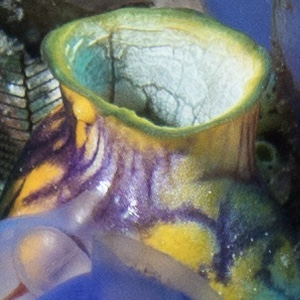
#> input picture orig_corals.jpg, 300 x 300 px
$ jupyter execute --allow-errors S1_2D.ipynb
#> lines starting #> are read from the running program, lines starting #| are printed output that depends on the picture
### relaxed_tikhonov_sphere_image.py
import numpy as np
import matplotlib.pyplot as plt
import scipy
import time
from scipy.interpolate import CubicSpline
from scipy.stats import vonmises
from scipy.stats import vonmises_fisher
from scipy import interpolate
import matplotlib.gridspec
import condat_tv
from matplotlib import cm
from matplotlib.colors import LightSource

def truncate(num, n):
    integer = int(num * (10**n))/(10**n)
    return float(integer)

# [2156 lines left out: functions reconstruction, angle_S2, lighten_color, sample_vMF_image, sample_vMF_noise_image, sample_toy_data and 49 more, not called in this run]

def draw_line(x, y, angle1, angle2):
    r = 1  # or whatever fits you
    plt.arrow(x, y, r*np.cos(angle1), r*np.sin(angle1), head_starts_at_zero=True, color=plt.get_cmap('twilight')(angle2))

def draw_line_non_periodic(x, y, angle1, angle2):
    r = 2.5  # or whatever fits you
    plt.arrow(x, y, r*np.cos(angle1), r*np.sin(angle1), head_starts_at_zero=True, color=plt.get_cmap('YlGnBu')(angle2))

# [121 lines left out: functions plotTorus, plot_hyper1, plot_hyper2, plot_hyper2_sep, not called in this run]

### S1_2D.ipynb
# Cyclic valued data, i.e. $\mathbb{S}_1$, on grid-graph, i.e. $\mathbb{S}_1$-image

### arXiv: [Denoising of Sphere- and SO(3)-Valued Data by Relaxed Tikhonov Regularization](https://arxiv.org/abs/2307.10980)

[cell 1]
from scipy import interpolate
import numpy as np
import matplotlib.pyplot as plt
import matplotlib.gridspec
import scipy
import time
from scipy.interpolate import CubicSpline
from scipy.stats import vonmises
from scipy.stats import vonmises_fisher
from matplotlib import cm
import condat_tv
import imp
import relaxed_tikhonov_sphere_image

lam = 10     #regularization parameter
iter = 250  #number of iterations
tau = 0.1   #parameter of the algorithm, >0
rho = 1     #parameter of the algorithm, in [1,2)

[cell 2]
imp.reload(relaxed_tikhonov_sphere_image)

### Generating signals

- Data : thruth signal
- Noise : noised signal by Von-Mises-Fisher

#> (a cell that did not finish here is left out)


[cell 4]
Data, Noise = relaxed_tikhonov_sphere_image.sample_toy_data_diag(100,10)

[cell 5]
from matplotlib import image
from PIL import Image
import cv2

img = cv2.imread('orig_corals.jpg')
#> img is the input picture: shape (300, 300, 3); mean B, G, R 113.8, 119.6, 118.8

imgsmall = cv2.resize(img.copy(), (200,200), interpolation =cv2.INTER_AREA)

imgconv = cv2.cvtColor(imgsmall.copy(), cv2.COLOR_BGR2HSV)
#> imgconv: shape (200, 200, 3); mean H, S, V 75.9, 69.4, 135.2

imgsmallconv = cv2.cvtColor(imgsmall.copy(), cv2.COLOR_BGR2RGB)

[cell 6]
Dataimag = imgconv[:,:,0]/180*2*np.pi
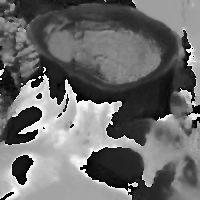
#> Dataimag: shape (200, 200) float64; min 0, max 6.25, mean 2.65; drawn with min black and max white

Dataimag = np.array([np.cos(Dataimag), np.sin(Dataimag)])

Noiseimag = relaxed_tikhonov_sphere_image.sample_vMF_noise_image(Dataimag, 10)

[cell 7]
noiseimag = imgconv.copy()
noiseimag[:,:,0] = np.mod(np.angle(Noiseimag[0,:,:] + 1j*Noiseimag[1,:,:]), 2*np.pi)/2/np.pi*180
#> noiseimag: shape (200, 200, 3); mean H, S, V 77.2, 69.4, 135.2

### Main algorithm

- ADMM_red : solving the proposed simplified and generalized convex optimization problem in ...
- ADMM : solving the complex-valued S_1-model proposed by Condat ...
- PMM : solving the complex-valued S_1-model proposed by Condat ...
- BASELINE : solving the state-of-the-art ball-relaxed problem ## code and main algorithm

- ADMM_TV_BOX : solving the rely TV problem

[cell 8]
q, qn, qdata, qres1, qres2, qtime = relaxed_tikhonov_sphere_image.ADMM_red(Noise, Data, 3*iter+1, 1, 3*rho, 3)

[cell 9]
print('RMSE(Solution) \t=', "%10.3e"%(np.sum(np.sqrt(np.sum((q - Data)**2,0)))/90/90), ' \t\t| RMSE(Noise) \t=', "%10.3e"%(np.sum(np.sqrt(np.sum((Noise - Data)**2,0)))/90/90))
print('MAE(Solution) \t=', "%10.3e"%(np.sum(np.abs(q - Data)/90/90)), ' \t\t| MAE(Noise) \t=', "%10.3e"%(np.sum(np.abs(Noise - Data)/90/90)))
print('cMSE(Solution) \t=', "%10.3e"%(np.sum(np.arccos(np.sum(q*Data,0))**2)/90/90), ' \t\t| cMSE(Noise) \t=', "%10.3e"%(np.sum(np.arccos(np.sum(Noise*Data,0))**2)/90/90))

[cell 10]
lamr = 10

q2, q1data = relaxed_tikhonov_sphere_image.baseline(Noise, Data, 1, 10*300, 0)

[cell 11]
qq, qqdata, qqres1, qqres2, qqtime = relaxed_tikhonov_sphere_image.ADMM_S1(Noise[0,:,:] + 1j*Noise[1,:,:], Data[0,:,:] + 1j*Data[1,:,:], 3*iter, 1, 3*rho, 3)

[cell 12]
q1, q1data, q1res1, q1res2, q1time = relaxed_tikhonov_sphere_image.PMM_S1_2D(Noise[0,:,:] + 1j*Noise[1,:,:], Data[0,:,:] + 1j*Data[1,:,:], 1, 3*iter+1, tau, 0, 3)

[cell 13]
q, qz = relaxed_tikhonov_sphere_image.ADMM_TV_BOX(Noise, Data, 0.4, 100, 1000)

[cell 14]
#q_angle = relaxed_tikhonov_sphere_image.CPPA2D(np.angle(Noise[0,:,:] + 1j*Noise[1,:,:]), np.angle(Data[0,:,:] + 1j*Data[1,:,:]), 0.3, 10)

[cell 15]
relaxed_tikhonov_sphere_image.plotS1_image(Noise, Data, qn)

# HSV example

[cell 16]
q, qn, qdata, qres1, qres2, qtime = relaxed_tikhonov_sphere_image.ADMM_red(Noiseimag, Dataimag, 4*iter+1, 2, 20*rho, 4)

[cell 17]
q_box_x, q_box_z = relaxed_tikhonov_sphere_image.ADMM_TV_BOX(Noiseimag, Dataimag, 0.15, 100, 10000)

[cell 18]
q_tv_box = relaxed_tikhonov_sphere_image.Condat_TV_proj(Noiseimag, Dataimag, 0.125, 0.1, 0.0001, 10000)

[cell 19]
denoiseimag = imgconv.copy()
denoiseimag[:,:,0] = np.mod(np.angle(q[0,:,:] + 1j*q[1,:,:]),2*np.pi)/2/np.pi*180
#denoiseimag[:,:,0] = np.mod(np.angle(q_tv_box[0,:,:] + 1j*q_tv_box[1,:,:]),2*np.pi)/2/np.pi*180

[cell 20]
relaxed_tikhonov_sphere_image.plotS1_hsv_image(noiseimag, imgconv, denoiseimag)
